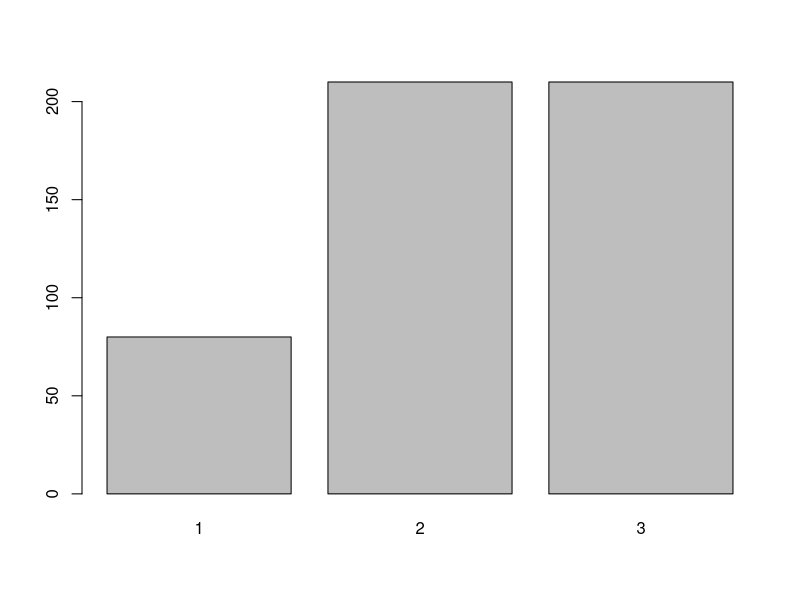

Recreate this plot in R. (Note: this script raises an error after producing the figure.)

# CLASSFICATION -----------------------------------------------------------



# SETUP -------------------------------------------------------------------

ipak <- function(pkg){
  new.pkg <- pkg[!(pkg %in% installed.packages()[, "Package"])]
  if (length(new.pkg)) 
    install.packages(new.pkg, dependencies = TRUE)
  sapply(pkg, require, character.only = TRUE)
}
reloadpck = function(reload = TRUE){
  if(reload){
    print(ipak(pckToLoad))
  }
}

pckToLoad = c('MASS'       , # QDA, LDQ
              'naivebayes' , # for naive QDA (a.k.a naive Bayes)
              'nnet'       , # Multinomial logistic regression
              'FNN'        , # Fast KNN algo
              # 'pROC'    , # ROC curve
              'tidyverse'  , # a collection of Rpack for data science
              'esquisse'   , # data visualisation 
              "GGally") 
reloadpck()



# END SETUP ---------------------------------------------------------------



# Import data -------------------------------------------------------------

TPN1_a22_clas_app <- read.csv("TPN1_a22_clas_app.txt", sep="")
str(TPN1_a22_clas_app) 
TPN1_a22_clas_app$y   <- as.factor(TPN1_a22_clas_app$y) #change Y  to factor si non c'est int

# END Import data ---------------------------------------------------------


# Data exploration  -------------------------------------------------------


summary(TPN1_a22_clas_app)
length(TPN1_a22_clas_app)
NROW(TPN1_a22_clas_app)
n_tot <- dim(TPN1_a22_clas_app)[1]
barplot(table(TPN1_a22_clas_app$y))

tmp <- max(table(TPN1_a22_clas_app$y)/n_tot)
tmp #le taux de success minimum
1-tmp #le taux d'erreur maximum


# END data exploration --------------------------------------------------------




# Training & test set prepration -------------------------------------------------

n_tot <- dim(TPN1_a22_clas_app)[1]
n_app <- round(n_tot* 4/5)
n_tst <- n_tot - n_app

set.seed(19)
id_app <- sample(1:n_tot, n_app)

data_app <- TPN1_a22_clas_app[  id_app,]
data_tst <- TPN1_a22_clas_app[- id_app,]



# KNN with an arbitrary k ---------------------------------------------


knn_k <- 10
knn_fit <- knn(train = scale(data_app[,1:50]),
               test  = scale(data_tst[,1:50]),
               cl=data_app$y,
               k = knn_k,
               prob = TRUE)
knn_perf <- table(data_tst$y, knn_fit)
knn_perf

sum (diag(knn_perf)) / n_tst #taux d'success ;0.58
1-sum (diag(knn_perf)) / n_tst #taux d'erreur:0.42





# KNN with K from 1 to Kmax -----------------------------------------------

knn_k_max <- 100
tmp <- sapply(1:knn_k_max, function(local_k){
  local_fit <- knn(train = scale(data_app[,1:50]),
                   test  = scale(data_tst[,1:50]),
                   cl=data_app$y,
                   k = local_k,
                   prob = TRUE)
  local_perf <- table(data_tst$y, local_fit)
  res <- sum (diag(local_perf)) / n_tst
  return(res)
})

knn_MSE_scale <- 1 - tmp
knn_MSE_scale
#erreur global
plot(1:knn_k_max, knn_MSE_scale, 
     type='b', col='blue',
     ylim=range(knn_MSE_scale),
     xlab='k', ylab='MSE', lty = 1, pch = 1)


#MSE augumante en ~K=45

which.min(knn_MSE_scale)
min(knn_MSE_scale)
#taux d'erreur minmial 0.38 with k =31


 # ajoute un rough pour groupe validation

# Parametric methods ------------------------------------------------------


# QDA ---------------------------------------------------------------------

qda_fit  <- qda(y ~ ., data=data_app)
qda_pred <- predict(qda_fit, newdata=data_tst)
qda_perf <- table(data_tst$y, qda_pred$class)
qda_perf
sum (diag(qda_perf)) / n_tst 
1-sum (diag(qda_perf)) / n_tst #erreur:0.35


# LDA ---------------------------------------------------------------------


lda_fit  <- lda(y ~ ., data=data_app)
lda_pred <- predict(lda_fit, newdata=data_tst)
lda_perf <- table(data_tst$y, lda_pred$class)
lda_perf
lda_fit  <- lda(y ~ ., data=data_app)
lda_pred <- predict(lda_fit, newdata=data_tst)
lda_perf <- table(data_tst$y, lda_pred$class)
lda_perf
sum(diag(lda_perf)) / n_tst
1-sum(diag(lda_perf)) / n_tst #erreur 0.34



# Naive bayes -------------------------------------------------------------

qda_naive_fit  <- naive_bayes(y ~ ., data=data_app)
qda_naive_pred <- predict(qda_naive_fit, newdata=data_tst[1:50])
qda_naive_perf <- table(data_tst$y, qda_naive_pred)
qda_naive_perf
sum(diag(qda_naive_perf)) / n_tst
1-sum(diag(qda_naive_perf)) / n_tst # errer:0.31



# Multinomial logistic regression -----------------------------------------
#Ici, nos données ont les classes c > 2, donc on a utilisé la méthode "Multinomial logistic regression"


#lasso + selection de variable 
#https://fr.wikipedia.org/wiki/R%C3%A9gression_logistique

logit_multi_fit  <- multinom(y ~ ., data=data_app)
logit_multi_pred <- predict(logit_multi_fit, newdata=data_tst)
logit_multi_perf <- table(data_tst$y, logit_multi_pred)
logit_multi_perf
sum(diag(logit_multi_perf)) / n_tst
1-sum(diag(logit_multi_perf)) / n_tst #erreur:0.4




#model selection


# Feature extraction  -----------------------------------------------------


#PCA (unsupervised)
X <- TPN1_a22_clas_app[1:50]
X<-scale(X)
pca<-princomp(X)
Z<-pca$scores
lambda<-pca$sdev^2
plot(cumsum(lambda)/sum(lambda),type="l",xlab="q",ylab="proportion of explained variance")
#variance augmenter tres lentement en funciton de q

pairs(Z[,1:5],col=TPN1_a22_clas_app[,51],pch=TPN1_a22_clas_app[,51])
pairs(Z[,6:10],col=TPN1_a22_clas_app[,51],pch=TPN1_a22_clas_app[,51])
str(TPN1_a22_clas_app[,51])

#FDA (supervised)


lda.fda<-lda(TPN1_a22_clas_app$y~.,data = TPN1_a22_clas_app)
U<-lda.fda$scaling
X<-as.matrix(TPN1_a22_clas_app[,1:50])
Z<-X%*%U


plot(Z[,1],Z[,2],pch=TPN1_a22_clas_app$y,col=TPN1_a22_clas_app$y,xlab='Z1',ylab='Z2')
